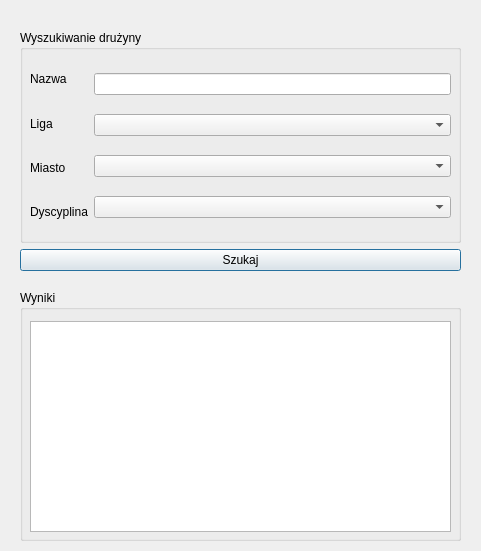
<?xml version="1.0" encoding="UTF-8"?>
<ui version="4.0">
 <class>wyszukaj_druzyne</class>
 <widget class="QDialog" name="wyszukaj_druzyne">
  <property name="geometry">
   <rect>
    <x>0</x>
    <y>0</y>
    <width>481</width>
    <height>551</height>
   </rect>
  </property>
  <property name="windowTitle">
   <string>Dialog</string>
  </property>
  <widget class="QGroupBox" name="groupBox_6">
   <property name="geometry">
    <rect>
     <x>20</x>
     <y>290</y>
     <width>441</width>
     <height>251</height>
    </rect>
   </property>
   <property name="title">
    <string>Wyniki</string>
   </property>
   <widget class="QTableWidget" name="tableWidget">
    <property name="geometry">
     <rect>
      <x>10</x>
      <y>31</y>
      <width>421</width>
      <height>211</height>
     </rect>
    </property>
   </widget>
  </widget>
  <widget class="QWidget" name="layoutWidget_5">
   <property name="geometry">
    <rect>
     <x>20</x>
     <y>30</y>
     <width>441</width>
     <height>241</height>
    </rect>
   </property>
   <layout class="QVBoxLayout" name="verticalLayout_8">
    <item>
     <widget class="QGroupBox" name="groupBox_4">
      <property name="title">
       <string>Wyszukiwanie drużyny</string>
      </property>
      <widget class="QWidget" name="layoutWidget_6">
       <property name="geometry">
        <rect>
         <x>10</x>
         <y>30</y>
         <width>421</width>
         <height>171</height>
        </rect>
       </property>
       <layout class="QHBoxLayout" name="horizontalLayout_3">
        <item>
         <layout class="QVBoxLayout" name="verticalLayout_9">
          <item>
           <widget class="QLabel" name="label_12">
            <property name="text">
             <string>Nazwa</string>
            </property>
           </widget>
          </item>
          <item>
           <widget class="QLabel" name="label_14">
            <property name="text">
             <string>Liga</string>
            </property>
           </widget>
          </item>
          <item>
           <widget class="QLabel" name="label_18">
            <property name="text">
             <string>Miasto</string>
            </property>
           </widget>
          </item>
          <item>
           <widget class="QLabel" name="label_13">
            <property name="text">
             <string>Dyscyplina</string>
            </property>
           </widget>
          </item>
         </layout>
        </item>
        <item>
         <layout class="QVBoxLayout" name="verticalLayout_10">
          <item>
           <widget class="QLineEdit" name="lineEdit_11"/>
          </item>
          <item>
           <widget class="QComboBox" name="comboBox"/>
          </item>
          <item>
           <widget class="QComboBox" name="comboBox_3"/>
          </item>
          <item>
           <widget class="QComboBox" name="comboBox_2"/>
          </item>
         </layout>
        </item>
       </layout>
      </widget>
     </widget>
    </item>
    <item>
     <widget class="QPushButton" name="pushButton_3">
      <property name="text">
       <string>Szukaj</string>
      </property>
     </widget>
    </item>
   </layout>
  </widget>
  <widget class="QLabel" name="label">
   <property name="geometry">
    <rect>
     <x>120</x>
     <y>10</y>
     <width>231</width>
     <height>20</height>
    </rect>
   </property>
   <property name="text">
    <string/>
   </property>
  </widget>
 </widget>
 <resources/>
 <connections/>
</ui>
